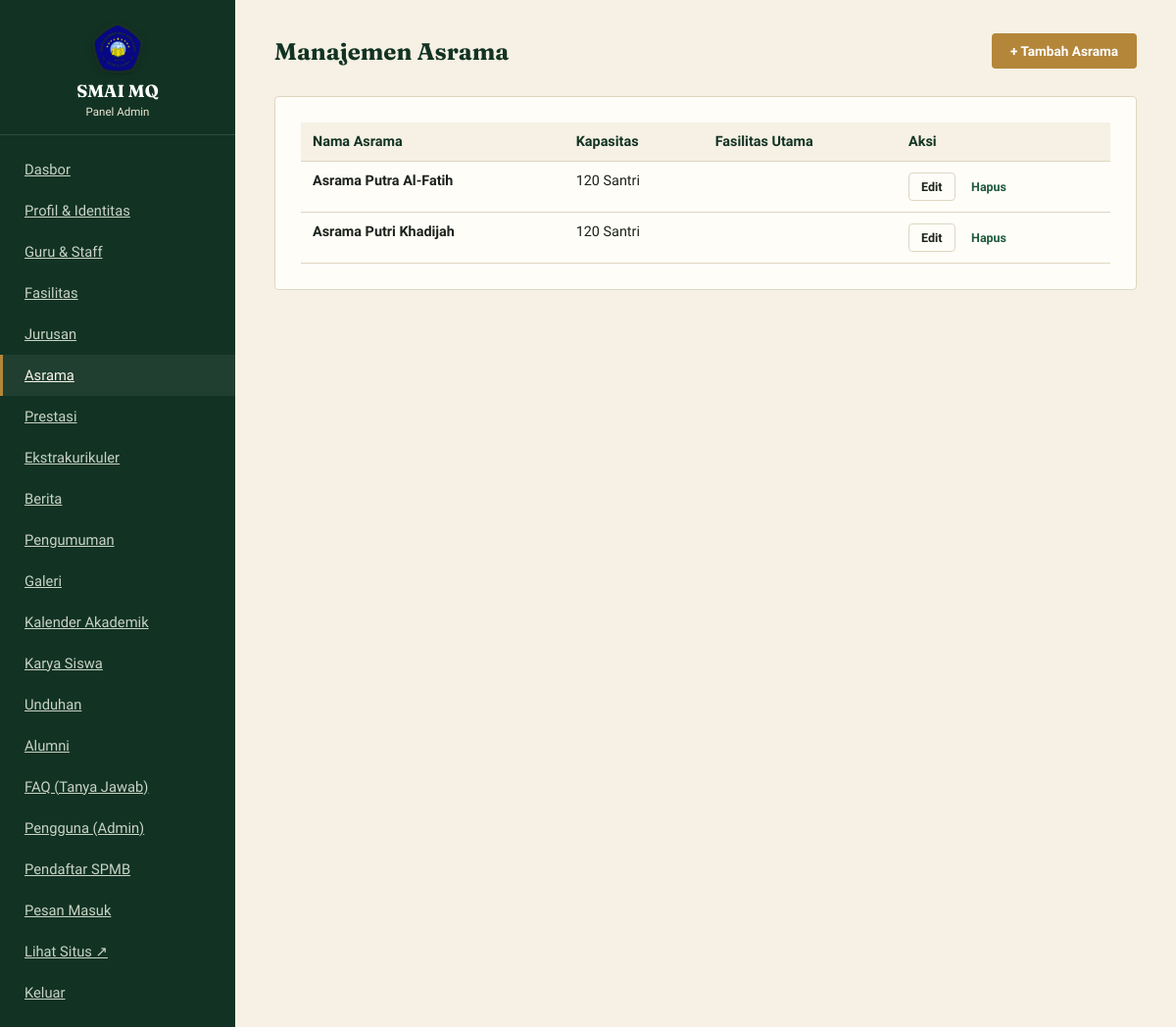
/admin/asrama.php (signed in), run on the app's committed database.
### tables this page shows
CREATE TABLE asrama (
    id INT AUTO_INCREMENT PRIMARY KEY,
    nama_asrama VARCHAR(100) NOT NULL,
    jenis ENUM('Putra','Putri') NOT NULL,
    kapasitas INT DEFAULT 0,
    fasilitas TEXT,
    keterangan TEXT
);

### includes/functions.php (called while the page is built, shortened)
<?php
function e($string) {
    return htmlspecialchars($string ?? '', ENT_QUOTES, 'UTF-8');
}

### admin/asrama.php (the view, shortened to what this page needs)
<?php
require_once __DIR__ . '/../config/database.php';
require_once __DIR__ . '/../includes/functions.php';
$asrama = $pdo->query("SELECT * FROM asrama ORDER BY id ASC")->fetchAll();
?>
<!DOCTYPE html>
<html lang="id">
<head>
<link rel="stylesheet" href="../assets/css/admin.css">
</head>
<body>
<div class="admin-shell">
    <?php require __DIR__ . '/includes_sidebar.php'; ?>
    <div class="admin-konten">
        <div class="admin-topbar">
            <h1>Manajemen Asrama</h1>
            <a href="asrama-form.php" class="btn btn-emas">+ Tambah Asrama</a>
        </div>
        <div class="kartu-admin">
            <table class="tabel-admin">
                <thead>
                    <tr>
                        <th>Nama Asrama</th>
                        <th>Kapasitas</th>
                        <th>Fasilitas Utama</th>
                        <th>Aksi</th>
                    </tr>
                </thead>
                <tbody>
                <?php foreach ($asrama as $a): ?>
                    <tr>
                        <td><strong><?= e($a['nama_asrama']) ?></strong></td>
                        <td><?= e($a['kapasitas']) ?> Santri</td>
                        <td><?= e($a['fasilitas_utama']) ?></td>
                        <td>
                            <a href="asrama-form.php?id=<?= $a['id'] ?>" class="btn btn-luar btn-kecil">Edit</a>
                            <a href="?hapus=<?= $a['id'] ?>" class="btn btn-merah btn-kecil" onclick="return confirm('Hapus asrama ini?');">Hapus</a>
                        </td>
                    </tr>
                <?php endforeach; ?>
                </tbody>
            </table>
        </div>
    </div>
</div>
</body>
</html>

### assets/css/admin.css (style rules this page uses)
:root { --hijau-tua: #123323; --hijau: #1E5A3B; --emas: #B4863A; --krem: #F6F1E4; --putih: #FFFDF8; --tinta: #1C221D; --abu: #6C7267; --garis: #DED6C0; --radius: 4px; }
* { box-sizing: border-box; }
body { margin: 0; font-family: 'Work Sans', sans-serif; background: var(--krem); color: var(--tinta); }
a { color: var(--hijau); }
.admin-shell { display: flex; min-height: 100vh; }
.admin-konten { flex: 1; padding: 34px 40px; }
.admin-topbar { display: flex; justify-content: space-between; align-items: center; margin-bottom: 28px; }
.admin-topbar h1 { font-family: 'Fraunces', serif; font-size: 1.5rem; margin: 0; color: var(--hijau-tua); }
.kartu-admin { background: var(--putih); border: 1px solid var(--garis); border-radius: var(--radius); padding: 26px; margin-bottom: 24px; }
table.tabel-admin { width: 100%; border-collapse: collapse; font-size: 0.9rem; }
table.tabel-admin th, table.tabel-admin td { padding: 11px 12px; border-bottom: 1px solid var(--garis); text-align: left; vertical-align: top; }
table.tabel-admin th { background: var(--krem); color: var(--hijau-tua); }
.btn { display: inline-block; padding: 9px 18px; border-radius: var(--radius); font-weight: 600; font-size: 0.85rem; border: 1.5px solid transparent; cursor: pointer; text-decoration: none; }
.btn-emas { background: var(--emas); color: #fff; }
.btn-luar { border-color: var(--garis); color: var(--tinta); background: var(--putih); }
.btn-kecil { padding: 6px 12px; font-size: 0.78rem; }

### data on the page
asrama: nama_asrama "Asrama Putra Al-Fatih", kapasitas "120"
asrama: nama_asrama "Asrama Putri Khadijah", kapasitas "120"
